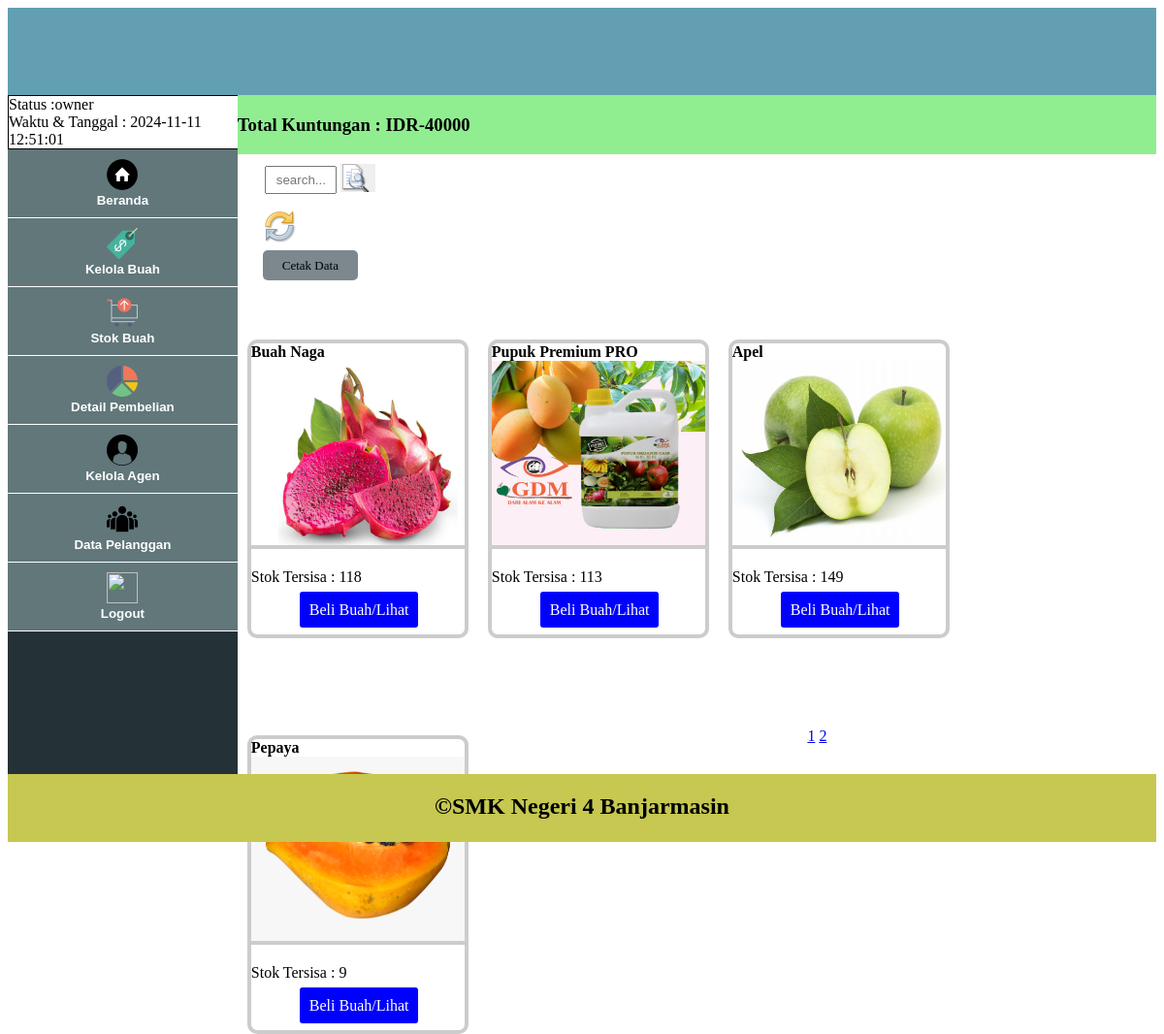
Screenshot of /Owner/index.php (signed in) with the database file from the repository.
### tables this page shows
CREATE TABLE IF NOT EXISTS `stok_buah` (
  `id_stok` int(11) NOT NULL AUTO_INCREMENT,
  `id_buah` varchar(30) NOT NULL,
  `nama_buah` varchar(30) NOT NULL,
  `gambar_buah` varchar(50) NOT NULL,
  `jumlah_stok` varchar(30) NOT NULL,
  `harga_awal` varchar(50) NOT NULL,
  PRIMARY KEY (`id_stok`)
);

### Owner/index.php (the view, shortened to what this page needs)
<!DOCTYPE html>
<html lang="en" dir="ltr">
  <head>
    <link rel="stylesheet" href="../style.css">
  </head>
  <body>
    <div class="header">
    </div>
    <div class="sidebar">
      <div class="status">
        Status           :<?php echo $_SESSION['status']; ?> <br>
        Waktu & Tanggal  : <?php $sekarang = date('Y-m-d H:i:s'); echo $sekarang; ?>
      </div>
        <div class="btn-group">
           <button class="btnn" onClick="window.location='index.php';"><img src="../Icon/home.png" width=32 height=32><br><b>Beranda</b></button>
           <button class="btnn" onClick="window.location='Buah/tampil_buah.php';"><img src="../Icon/price-tag-4.png" width=32 height=32><br><b>Kelola Buah</b></button>
           <button class="btnn" onClick="window.location='Stok/tampil_stok.php';"><img src="../Icon/cart-14.png" width=32 height=32><br><b>Stok Buah</b></button>
           <button class="btnn" onClick="window.location='detail_pembelian.php';"><img src="../Icon/pie-chart-1.png" width=32 height=32><br><b>Detail Pembelian</b></button>
           <button class="btnn" onClick="window.location='Akun/tampil_akun.php';"><img src="../Icon/agen.png" width=32 height=32><br><b>Kelola Agen</b></button>
           <button class="btnn" onClick="window.location='Pelanggan/tampil_pelanggan.php';"><img src="../Icon/pelanggan.png" width=32 height=32><br><b>Data Pelanggan</b></button>
           <button class="btnn" onClick="window.location='../logout.php';"><img src="../Icon/logout.png" width=32 height=32><br><b>Logout</b></button>
       </div>
    </div>
    <div class="body">
      <div class="keuntungan">
        <?php
           include('../koneksi.php');
           $tampil = mysqli_query($koneksi,"SELECT sum(total_harga) AS total FROM detail_pembelian");
           $data = mysqli_fetch_assoc($tampil);
         ?>
         <?php
             if ($data['total']==0) {
               echo "<marquee direction='right' scrollamount='10'><h3>Total Kuntungan :Tidak Ada Pelanggan yang beli maka tidak ada untung :( </h3></marquee>";
             }else {
               echo "<marquee direction='right' scrollamount='10'><h3>Total Kuntungan :&nbsp;IDR-".$data['total']."</h3></marquee>";
             }
          ?>
      </div>
      <div class="pencarian">
        <form method="get">
          <input type="text" name="key" class="cari" placeholder="search..." required>
          <button type="submit" name="cari" class="btn-cari"><img src="../../Icon/cari.png" width=16 height=16></button><br><br>
          <a href="index.php"><img src="../Icon/refresh.png" width=32 height=32></a><br>
        </form>
    </div>
    <?php
       include('../koneksi.php');
       $sql = mysqli_query($koneksi,"SELECT * FROM stok_buah");
       $result = mysqli_num_rows($sql);
       if ($result == 0) {
         echo "";
       }else {
         echo "<a class='btn-cetak' href='cetak_index.php'>Cetak Data</a><br><br>";
       }
      ?>
      <?php
         include('../koneksi.php');
         if (isset($_GET['cari'])) {
           $key = $_GET['key'];
           $cari = "SELECT * FROM stok_buah WHERE nama_buah LIKE '%$key%'";
         }else {
           $cari = "SELECT * FROM stok_buah";
         }
         $row = 4;
         $halaman = isset($_GET['halaman']) ? (int)$_GET['halaman'] : 1;
         $mulai = ($halaman > 1) ? ($halaman * $row) - $row         : 0;
         $tampil1 = mysqli_query($koneksi,$cari) or die (mysqli_error($koneksi));
         $result = mysqli_num_rows($tampil1);
         $per_hal = ceil($result/$row);
         $tampil2 = mysqli_query($koneksi,"SELECT * FROM stok_buah ORDER BY id_stok DESC LIMIT $mulai, $row");
         if (isset($_GET['cari'])) {
           $sql = $tampil1;
         }else {
           $sql = $tampil2;
         }
         while ($data = mysqli_fetch_assoc($sql)) {
           echo "<div class='gallery'>
                   <b>".$data['nama_buah']."</b>
                   <img src='../Icon/".$data['gambar_buah']."'' width=220px height=190px>
                   <p>Stok Tersisa :";?> <?php if ($data['jumlah_stok']==0) {
                                                     echo "Stok habis";
                                                   } else if ($data['jumlah_stok']){
                                                     echo $data['jumlah_stok'];
                                                     echo "<div class='desc'><p><a href='jual_buah.php?id=".$data['id_buah']."'>Beli Buah/Lihat</a></div>";
                                                 }?></p>
           </div><?php
         }
       ?>
       <br><br><br><br><br><br><br><br><br><br><br><br><br><br><br><br><br><br><br><br><br><br><br><br><br>
       <center>
         <?php for ($i=1; $i <= $per_hal ; $i++) { ?>
           <a href="?halaman=<?php echo $i; ?>" class="pagingg"><?php echo $i; ?></a>
         <?php   } ?>
       </center>
    </div>
    <div class="footer">
      <center><h2>&copy;SMK Negeri 4 Banjarmasin</h2></center>
    </div>
  </body>
</html>

### style.css (style rules this page uses)
.header { width: 100%; height: 90px; background-color: #629fb3; float: left; }
.sidebar { width: 20%; height: 700px; background-color: #243237; float: left; }
.body { width: 80%; height: 700px; background-color: rgb(255, 255, 255); float: left; }
.footer { width: 100%; height: 70px; background-color: rgb(198, 200, 81); float: left; }
.btn-group .btnn { color: white; border: none; background-color: rgb(97, 119, 122); text-align: center; padding: 10px 20px; width: 100%; display: block; cursor: pointer; border-bottom: 1px solid rgb(255, 255, 255); }
.sidebar .status { border: 1px solid black; width: 100%; background-color: rgb(255, 255, 255); }
.pencarian { padding: 10px 28px; }
.pencarian .cari { padding: 5px 10px; width: 50px; -webkit-transition: width 1s; transition: width 1s; }
.pencarian .btn-cari { border: none; background-repeat: no-repeat; background-image: url("Icon/cari.png"); cursor: pointer; padding: 5px 10px; }
div.gallery { border-radius: 10px; margin: 50px 10px; border: 4px solid #ccc; float: left; height: 300px; width: 220px; }
div.gallery img { border-bottom: 4px solid #ccc; }
div.desc a { border-radius: 3px; text-decoration: none; margin-left: 50px; padding: 10px 10px; background-color: blue; color: white; }
.btn-cetak { border-radius: 5px; text-decoration: none; font-size: 13px; margin-left: 26px; padding: 8px 20px; color: black; background-color: rgb(124, 136, 142); }
.keuntungan { padding: 1px 0; background-color: lightgreen; }

### rows the page displays
stok_buah: nama_buah "Buah Naga", gambar_buah (picture), jumlah_stok "118"
stok_buah: nama_buah "Pupuk Premium PRO", gambar_buah (picture), jumlah_stok "113"
stok_buah: nama_buah "Apel", gambar_buah (picture), jumlah_stok "149"
stok_buah: nama_buah "Pepaya", gambar_buah (picture), jumlah_stok "9"

### other values shown
$_SESSION['status'] "owner"
$data['total'] "40000"
